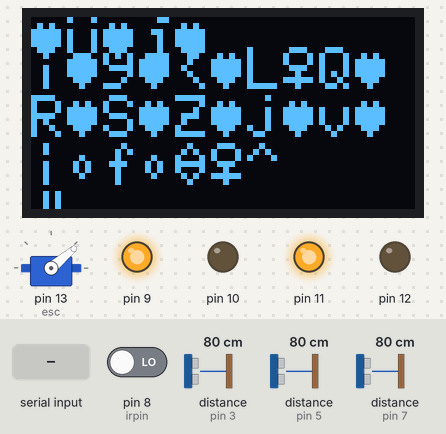
A sketch run on a simulated Arduino Uno, built with avr-gcc and run on an emulated ATmega328P. Shown: 128×64 one-colour display, servo, output pins drawn as LEDs (lit = HIGH). Wiring (inferred from the names in the program): 3 × ultrasonic range finder: trigger pin 2, echo pin 3 / trigger pin 4, echo pin 5 / trigger pin 6, echo pin 7. The test bench sets the inputs (shaded band); at power-on: distance to the obstacle (sensors on pin 5, pin 3, pin 7) 80 cm, pin 8 (irpin) LOW. The echo pulse lasts 58.3 µs per cm; pins used as bus, display or sensor lines are not drawn; what the sketch prints to the serial monitor is not drawn.

Above: at 4.2 s.
4.3 s: distance to the obstacle (sensor on pin 5) set to 2 cm
At 5.1 s:
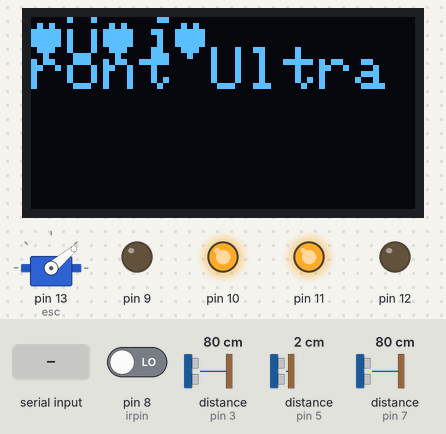
6.1 s: distance to the obstacle (sensor on pin 3) set to 2 cm
At 6.6 s:
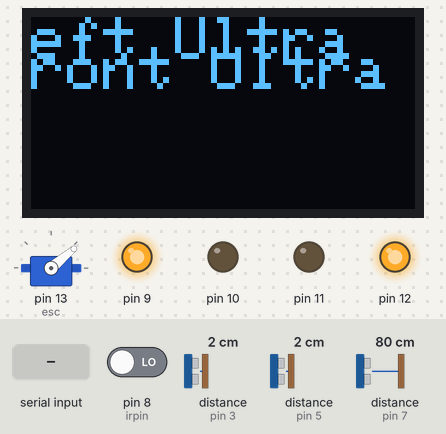
7.6 s: "H" received over Serial
At 7.74 s:
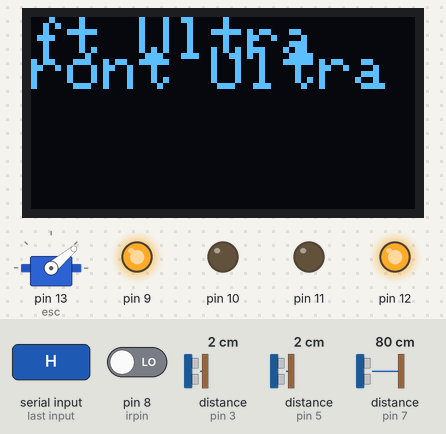
9.3 s: distance to the obstacle (sensor on pin 3) set to 18 cm
At 10.7 s:
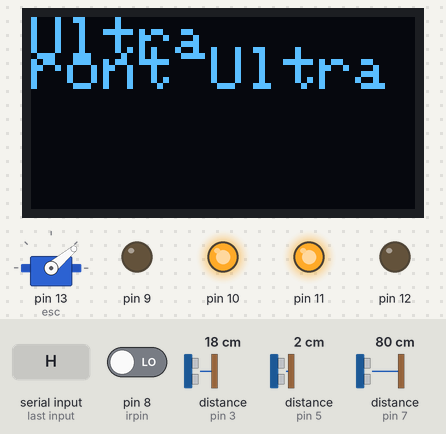
11.0 s: distance to the obstacle (sensor on pin 5) set to 18 cm
At 12.2 s:
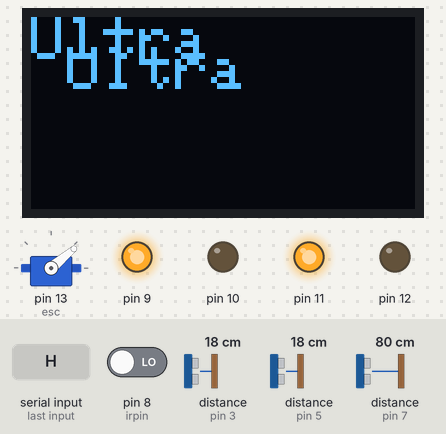
12.5 s: distance to the obstacle (sensor on pin 3) set to 12 cm
At 13.5 s:
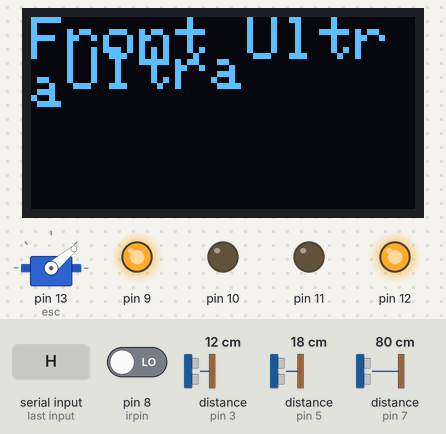
Timing chart, 0 to 15.0 s (numbered marks = the images above; inputs shaded):
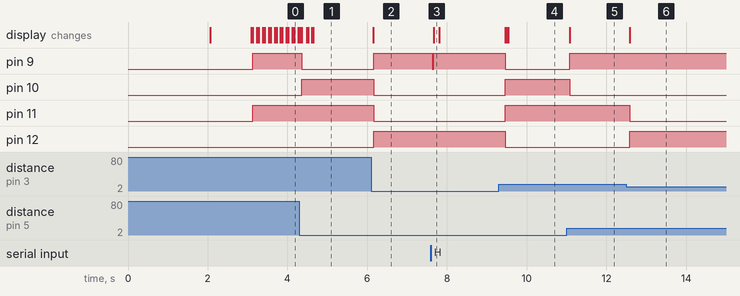

Measured:
- after the input at 4.3 s, pin 9: HIGH → LOW after 0.06 s; pin 10: LOW → HIGH after 0.06 s; the display: first differs from a run without the input after 0.06 s (image 1)
- after the input at 6.1 s, pin 9, pin 12: LOW → HIGH after 0.06 s; pin 10, pin 11: HIGH → LOW after 0.06 s; the display: changes after 0.06 s (image 2)
- after the input at 7.6 s, pin 9: HIGH → LOW at once, → HIGH 0.04 s later; the display: changes after 0.07 s (image 3)
- after the input at 9.3 s, pin 9, pin 12: HIGH → LOW after 0.17 s; pin 10, pin 11: LOW → HIGH after 0.17 s; the display: changes after 0.16 s (image 4)
- after the input at 11.0 s, pin 9: LOW → HIGH after 0.09 s; pin 10: HIGH → LOW after 0.09 s; the display: changes after 0.08 s (image 5)
- after the input at 12.5 s, pin 11: HIGH → LOW after 0.08 s; pin 12: LOW → HIGH after 0.08 s; the display: changes after 0.08 s (image 6)

The sketch:

Floor_Cleaning_Robo.ino
```cpp
#include <Servo.h>
#include <SPI.h>
#include <Wire.h>
#include <Adafruit_GFX.h>
#include <Adafruit_SSD1306.h>
Servo esc;
const int trigPin1 = 2;//**************************************************//
const int echoPin1 = 3;//**************************************************//
const int trigPin2 = 4;//**************************************************//
const int echoPin2 = 5;//**************************************************//
const int trigPin3 = 6;//**************************************************//
const int echoPin3 = 7;//**************************************************//
int irpin =8;//**************************************************//

long duration1;
long duration2;
long duration3;
int distanceleft;
int distancefront;
int distanceright;

int a=0;
char cmnd;
#define SCREEN_WIDTH 128 // OLED display width, in pixels
#define SCREEN_HEIGHT 64 // OLED display height, in pixels

// Declaration for SSD1306 display connected using I2C
#define OLED_RESET     -1 // Reset pin # (or -1 if sharing Arduino reset pin)
#define SCREEN_ADDRESS 0x3C
Adafruit_SSD1306 display(SCREEN_WIDTH, SCREEN_HEIGHT, &Wire, OLED_RESET);

void setup() {
  Serial.begin(9600);

  if(!display.begin(SSD1306_SWITCHCAPVCC, SCREEN_ADDRESS)) {
    Serial.println(F("SSD1306 allocation failed"));
    for(;;);
  }
  pinMode(trigPin1, OUTPUT);
  pinMode(trigPin2, OUTPUT);
  pinMode(trigPin3, OUTPUT);// Sets the trigPin as an Output
  pinMode(echoPin1, INPUT); // Sets the echoPin as an Input
  pinMode(echoPin2, INPUT);
  pinMode(echoPin3, INPUT);
  pinMode(irpin, INPUT);
  pinMode(9, OUTPUT); //**************************************************//
  pinMode(10, OUTPUT);//**************************************************//
  pinMode(11, OUTPUT);//**************************************************//
  pinMode(12, OUTPUT);//**************************************************//
  esc.attach(13);
  esc.writeMicroseconds(1000);
  delay(2000);
  display.clearDisplay();
  display.setTextSize(2);
  display.setTextColor(WHITE);
  display.setCursor(0,28);
  display.println("Robot is Starting");
  display.display();

  updateServoAndDisplay(40);
}

void updateServoAndDisplay(int value) {
  esc.write(value);
  delay(1000);
  display.clearDisplay();
  display.setCursor(0, 28);
  display.println(value);
  display.display();
}

void normalDisplay(int distanceleft, int distancefront, int distanceright)
{
  display.clearDisplay();
  display.setCursor(0, 0);
  display.println("Left Ultra"+ distanceleft);
  display.setCursor(0, 10);
  display.println("Front Ultra"+distancefront);
  display.display();
  display.setCursor(0, 20);
  display.println("Right Ultra"+distanceright);
  }


void loop() {


  digitalWrite(trigPin1, LOW);
  delayMicroseconds(2);
  digitalWrite(trigPin1, HIGH);
  delayMicroseconds(10);
  digitalWrite(trigPin1, LOW);
  duration1 = pulseIn(echoPin1, HIGH);
  distanceleft = duration1 * 0.034 / 2;
  Serial.print("Distance1: ");
  Serial.println(distanceleft);
  digitalWrite(trigPin2, LOW);
  delayMicroseconds(2);
  digitalWrite(trigPin2, HIGH);
  delayMicroseconds(10);
  digitalWrite(trigPin2, LOW);
  duration2 = pulseIn(echoPin2, HIGH);
  distancefront = duration2 * 0.034 / 2;
  Serial.print("Distance2: ");
  Serial.println(distancefront);
  digitalWrite(trigPin3, LOW);
  delayMicroseconds(2);
  digitalWrite(trigPin3, HIGH);
  delayMicroseconds(10);
  digitalWrite(trigPin3, LOW);
  duration3 = pulseIn(echoPin3, HIGH);
  distanceright = duration3 * 0.034 / 2;
  Serial.print("Distance3: ");
  Serial.println(distanceright);
  int s = digitalRead(irpin);
  normalDisplay(distanceleft,distancefront,distanceright);

 // int val;
  //val= analogRead(A0);
 // val= map(val, 0, 1023,1000,2000);
 // esc.writeMicroseconds(val);


  if(s==HIGH)
  {
    digitalWrite(9, LOW);
    digitalWrite(10, HIGH);
    digitalWrite(11, LOW);
    digitalWrite(12, HIGH);
    delay(1000);
    a=1;
    }
  if ((a==0)&&(s==LOW)&&(distanceleft <= 15 && distancefront > 15 && distanceright <= 15) || (a==0)&&(s==LOW)&&(distanceleft > 15 && distancefront > 15 && distanceright > 15))
  {
    digitalWrite(9, HIGH);
    digitalWrite(10, LOW);
    digitalWrite(11, HIGH);
    digitalWrite(12,LOW);
  }
  if ((a==1)&&(s==LOW)||(s==LOW)&&(distanceleft <= 15 && distancefront <= 15 && distanceright > 15)||(s==LOW)&&(distanceleft <= 15 && distancefront <= 15 && distanceright > 15)||(s==LOW)&& (distanceleft <= 15 && distancefront > 15 && distanceright > 15)||(distanceleft <= 15 && distancefront > 15 && distanceright > 15))
  {
    digitalWrite(9, HIGH);
    digitalWrite(10, LOW);
    digitalWrite(11, LOW);
    digitalWrite(12, HIGH);
    delay(100);
    a=0;
  }
  if ((s==LOW)&&(distanceleft > 15 && distancefront <= 15 && distanceright <= 15) ||(s==LOW)&& (distanceleft > 15 && distancefront > 15 && distanceright <= 15) ||(s==LOW)&& (distanceleft > 15 && distancefront <= 15 && distanceright > 15) )
  {
    digitalWrite(9, LOW);
    digitalWrite(10, HIGH);
    digitalWrite(11, HIGH);
    digitalWrite(12, LOW);
  }

while(Serial.available() > 0)

 {
  digitalWrite(9, LOW);
  digitalWrite(10, LOW);
  digitalWrite(11, LOW);
  digitalWrite(12, LOW);

  cmnd = Serial.read();
  Serial.println(cmnd);


if( cmnd == 'F') // Forward
    {
      digitalWrite(9, HIGH);
      digitalWrite(10, LOW);
      digitalWrite(11, HIGH);
      digitalWrite(12, LOW);
    }
  else if(cmnd == 'B') // Backward
    {
      digitalWrite(9, LOW);
      digitalWrite(10, HIGH);
      digitalWrite(11, LOW);
      digitalWrite(12, HIGH);
    }

    else if(cmnd == 'R') //Right
    {
    digitalWrite(9, LOW);
    digitalWrite(10, HIGH);
    digitalWrite(11, HIGH);
    digitalWrite(12, LOW);
    }
    else if(cmnd == 'L') //Left
    {
    digitalWrite(9, HIGH);
    digitalWrite(10, LOW);
    digitalWrite(11, LOW);
    digitalWrite(12, HIGH);
    }
    else if(cmnd == 'I') //Forward Right
    {
    digitalWrite(9, HIGH);
    digitalWrite(10, LOW);
    digitalWrite(11, LOW);
    digitalWrite(12, LOW);
    }
  else if(cmnd == 'J') //Backward Right
    {
    digitalWrite(9, LOW);
    digitalWrite(10, HIGH);
    digitalWrite(11, LOW);
    digitalWrite(12, LOW);
    }
   else if(cmnd == 'G') //Forward Left
    {
    digitalWrite(9, LOW);
    digitalWrite(10, LOW);
    digitalWrite(11, HIGH);
    digitalWrite(12, LOW);
    }
  else if(cmnd == 'H') //Backward Left
    {
    digitalWrite(9, LOW);
    digitalWrite(10, LOW);
    digitalWrite(11, LOW);
    digitalWrite(12, HIGH);
    }}}
   
```
